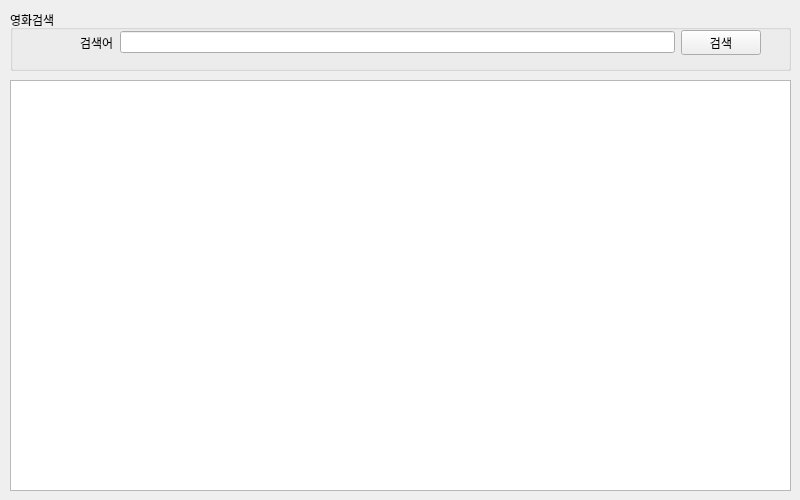
<?xml version="1.0" encoding="UTF-8"?>
<ui version="4.0">
 <class>FrmMain</class>
 <widget class="QWidget" name="FrmMain">
  <property name="geometry">
   <rect>
    <x>0</x>
    <y>0</y>
    <width>800</width>
    <height>500</height>
   </rect>
  </property>
  <property name="minimumSize">
   <size>
    <width>800</width>
    <height>500</height>
   </size>
  </property>
  <property name="maximumSize">
   <size>
    <width>800</width>
    <height>500</height>
   </size>
  </property>
  <property name="windowTitle">
   <string>Form</string>
  </property>
  <widget class="QWidget" name="verticalLayoutWidget">
   <property name="geometry">
    <rect>
     <x>10</x>
     <y>10</y>
     <width>781</width>
     <height>61</height>
    </rect>
   </property>
   <layout class="QVBoxLayout" name="searchLayout">
    <item>
     <widget class="QGroupBox" name="groupBox">
      <property name="title">
       <string>영화검색</string>
      </property>
      <widget class="QWidget" name="layoutWidget">
       <property name="geometry">
        <rect>
         <x>70</x>
         <y>20</y>
         <width>681</width>
         <height>25</height>
        </rect>
       </property>
       <layout class="QHBoxLayout" name="horizontalLayout">
        <item>
         <widget class="QLabel" name="label">
          <property name="text">
           <string>검색어</string>
          </property>
         </widget>
        </item>
        <item>
         <widget class="QLineEdit" name="txtSearch"/>
        </item>
        <item>
         <widget class="QPushButton" name="btnSearch">
          <property name="text">
           <string>검색</string>
          </property>
         </widget>
        </item>
       </layout>
      </widget>
     </widget>
    </item>
   </layout>
  </widget>
  <widget class="QWidget" name="verticalLayoutWidget_2">
   <property name="geometry">
    <rect>
     <x>10</x>
     <y>80</y>
     <width>781</width>
     <height>411</height>
    </rect>
   </property>
   <layout class="QVBoxLayout" name="resultLayout">
    <item>
     <widget class="QTableWidget" name="tblResult">
      <property name="font">
       <font>
        <family>새굴림</family>
       </font>
      </property>
     </widget>
    </item>
   </layout>
  </widget>
 </widget>
 <resources/>
 <connections/>
</ui>
